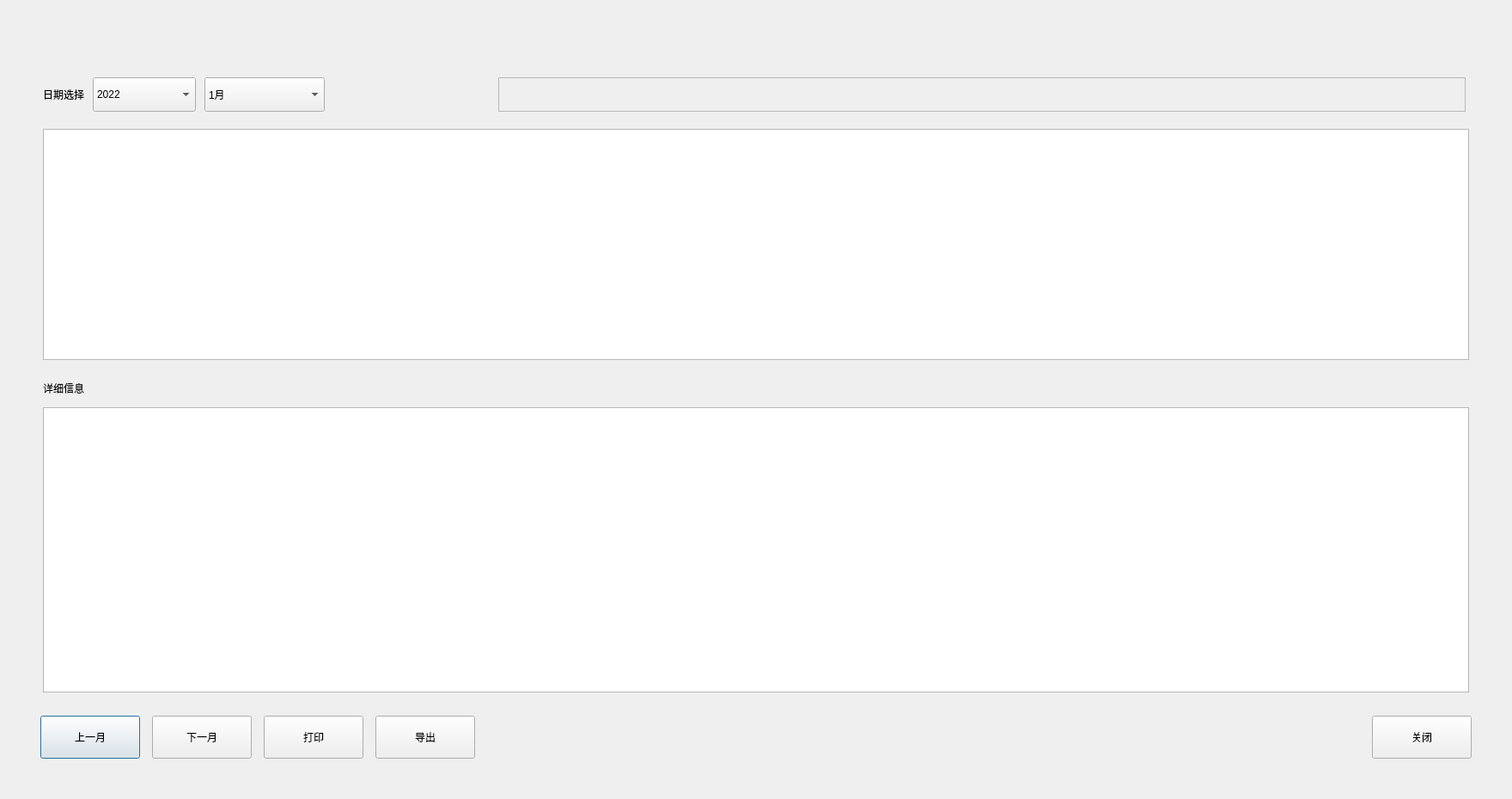
<?xml version="1.0" encoding="UTF-8"?>
<ui version="4.0">
 <class>QMaintainLog</class>
 <widget class="QDialog" name="QMaintainLog">
  <property name="geometry">
   <rect>
    <x>0</x>
    <y>0</y>
    <width>1760</width>
    <height>930</height>
   </rect>
  </property>
  <property name="windowTitle">
   <string>QMaintainLog</string>
  </property>
  <widget class="QTableView" name="tableView_maintain_date">
   <property name="geometry">
    <rect>
     <x>50</x>
     <y>150</y>
     <width>1660</width>
     <height>269</height>
    </rect>
   </property>
   <property name="styleSheet">
    <string notr="true">#tableView_maintain_date QScrollBar::handle:vertical  {
    margin-top: 46px;
}

#tableView_maintain_date QScrollBar::sub-line:vertical  {
    height: 43px; 
}</string>
   </property>
   <property name="verticalScrollBarPolicy">
    <enum>Qt::ScrollBarAsNeeded</enum>
   </property>
   <property name="showGrid">
    <bool>false</bool>
   </property>
   <attribute name="horizontalHeaderDefaultSectionSize">
    <number>0</number>
   </attribute>
   <attribute name="horizontalHeaderHighlightSections">
    <bool>false</bool>
   </attribute>
   <attribute name="horizontalHeaderMinimumSectionSize">
    <number>0</number>
   </attribute>
   <attribute name="verticalHeaderDefaultSectionSize">
    <number>45</number>
   </attribute>
   <attribute name="verticalHeaderHighlightSections">
    <bool>false</bool>
   </attribute>
  </widget>
  <widget class="QLabel" name="label_3">
   <property name="geometry">
    <rect>
     <x>50</x>
     <y>429</y>
     <width>1660</width>
     <height>45</height>
    </rect>
   </property>
   <property name="text">
    <string>详细信息</string>
   </property>
   <property name="bks" stdset="0">
    <string>gray</string>
   </property>
   <property name="bordersL" stdset="0">
    <string>left</string>
   </property>
   <property name="bordersT" stdset="0">
    <string>top</string>
   </property>
   <property name="bordersR" stdset="0">
    <string>right</string>
   </property>
   <property name="paddings_left" stdset="0">
    <string>l_10</string>
   </property>
  </widget>
  <widget class="QTextEdit" name="textEdit_maintain_result">
   <property name="geometry">
    <rect>
     <x>50</x>
     <y>474</y>
     <width>1660</width>
     <height>332</height>
    </rect>
   </property>
   <property name="styleSheet">
    <string notr="true">QScrollBar::handle:vertical  {
    margin: 2px;
}
QScrollBar:vertical  {
    width: 13px;
}
</string>
   </property>
   <property name="readOnly">
    <bool>true</bool>
   </property>
   <property name="html">
    <string notr="true">&lt;!DOCTYPE HTML PUBLIC &quot;-//W3C//DTD HTML 4.0//EN&quot; &quot;http://www.w3.org/TR/REC-html40/strict.dtd&quot;&gt;
&lt;html&gt;&lt;head&gt;&lt;meta name=&quot;qrichtext&quot; content=&quot;1&quot; /&gt;&lt;style type=&quot;text/css&quot;&gt;
p, li { white-space: pre-wrap; }
&lt;/style&gt;&lt;/head&gt;&lt;body style=&quot; font-family:'SimSun'; font-size:9pt; font-weight:400; font-style:normal;&quot;&gt;
&lt;p style=&quot;-qt-paragraph-type:empty; margin-top:0px; margin-bottom:0px; margin-left:0px; margin-right:0px; -qt-block-indent:0; text-indent:0px;&quot;&gt;&lt;br /&gt;&lt;/p&gt;&lt;/body&gt;&lt;/html&gt;</string>
   </property>
   <property name="textInteractionFlags">
    <set>Qt::NoTextInteraction</set>
   </property>
  </widget>
  <widget class="QFrame" name="devListFrame">
   <property name="geometry">
    <rect>
     <x>580</x>
     <y>90</y>
     <width>1126</width>
     <height>40</height>
    </rect>
   </property>
   <property name="minimumSize">
    <size>
     <width>30</width>
     <height>0</height>
    </size>
   </property>
   <property name="frameShape">
    <enum>QFrame::StyledPanel</enum>
   </property>
   <property name="frameShadow">
    <enum>QFrame::Raised</enum>
   </property>
  </widget>
  <widget class="QFrame" name="line_h">
   <property name="geometry">
    <rect>
     <x>50</x>
     <y>150</y>
     <width>1660</width>
     <height>1</height>
    </rect>
   </property>
   <property name="frameShape">
    <enum>QFrame::StyledPanel</enum>
   </property>
   <property name="frameShadow">
    <enum>QFrame::Raised</enum>
   </property>
   <property name="lines" stdset="0">
    <string>solid</string>
   </property>
  </widget>
  <widget class="QFrame" name="line_v">
   <property name="geometry">
    <rect>
     <x>50</x>
     <y>150</y>
     <width>1</width>
     <height>269</height>
    </rect>
   </property>
   <property name="frameShape">
    <enum>QFrame::StyledPanel</enum>
   </property>
   <property name="frameShadow">
    <enum>QFrame::Raised</enum>
   </property>
   <property name="lines" stdset="0">
    <string>solid</string>
   </property>
  </widget>
  <widget class="QFrame" name="line_v_2">
   <property name="geometry">
    <rect>
     <x>1709</x>
     <y>150</y>
     <width>1</width>
     <height>269</height>
    </rect>
   </property>
   <property name="frameShape">
    <enum>QFrame::StyledPanel</enum>
   </property>
   <property name="frameShadow">
    <enum>QFrame::Raised</enum>
   </property>
   <property name="lines" stdset="0">
    <string>solid</string>
   </property>
  </widget>
  <widget class="QFrame" name="line_h_2">
   <property name="geometry">
    <rect>
     <x>50</x>
     <y>418</y>
     <width>1660</width>
     <height>1</height>
    </rect>
   </property>
   <property name="frameShape">
    <enum>QFrame::StyledPanel</enum>
   </property>
   <property name="frameShadow">
    <enum>QFrame::Raised</enum>
   </property>
   <property name="lines" stdset="0">
    <string>solid</string>
   </property>
  </widget>
  <widget class="QWidget" name="widget" native="true">
   <property name="geometry">
    <rect>
     <x>50</x>
     <y>90</y>
     <width>471</width>
     <height>40</height>
    </rect>
   </property>
   <layout class="QHBoxLayout" name="horizontalLayout">
    <property name="spacing">
     <number>10</number>
    </property>
    <property name="leftMargin">
     <number>0</number>
    </property>
    <property name="topMargin">
     <number>0</number>
    </property>
    <property name="rightMargin">
     <number>0</number>
    </property>
    <property name="bottomMargin">
     <number>0</number>
    </property>
    <item>
     <widget class="QLabel" name="label">
      <property name="text">
       <string>日期选择</string>
      </property>
     </widget>
    </item>
    <item>
     <widget class="QComboBox" name="comboBox_year">
      <property name="minimumSize">
       <size>
        <width>120</width>
        <height>40</height>
       </size>
      </property>
      <item>
       <property name="text">
        <string>2022</string>
       </property>
      </item>
     </widget>
    </item>
    <item>
     <widget class="QComboBox" name="comboBox_mon">
      <property name="minimumSize">
       <size>
        <width>140</width>
        <height>40</height>
       </size>
      </property>
      <item>
       <property name="text">
        <string>1月</string>
       </property>
      </item>
      <item>
       <property name="text">
        <string>2月</string>
       </property>
      </item>
      <item>
       <property name="text">
        <string>3月</string>
       </property>
      </item>
      <item>
       <property name="text">
        <string>4月</string>
       </property>
      </item>
      <item>
       <property name="text">
        <string>5月</string>
       </property>
      </item>
      <item>
       <property name="text">
        <string>6月</string>
       </property>
      </item>
      <item>
       <property name="text">
        <string>7月</string>
       </property>
      </item>
      <item>
       <property name="text">
        <string>8月</string>
       </property>
      </item>
      <item>
       <property name="text">
        <string>9月</string>
       </property>
      </item>
      <item>
       <property name="text">
        <string>10月</string>
       </property>
      </item>
      <item>
       <property name="text">
        <string>11月</string>
       </property>
      </item>
      <item>
       <property name="text">
        <string>12月</string>
       </property>
      </item>
     </widget>
    </item>
    <item>
     <spacer name="horizontalSpacer">
      <property name="orientation">
       <enum>Qt::Horizontal</enum>
      </property>
      <property name="sizeHint" stdset="0">
       <size>
        <width>40</width>
        <height>20</height>
       </size>
      </property>
     </spacer>
    </item>
   </layout>
  </widget>
  <widget class="QWidget" name="widget_2" native="true">
   <property name="geometry">
    <rect>
     <x>47</x>
     <y>833</y>
     <width>1666</width>
     <height>50</height>
    </rect>
   </property>
   <layout class="QHBoxLayout" name="horizontalLayout_2">
    <property name="spacing">
     <number>14</number>
    </property>
    <property name="leftMargin">
     <number>0</number>
    </property>
    <property name="topMargin">
     <number>0</number>
    </property>
    <property name="rightMargin">
     <number>0</number>
    </property>
    <property name="bottomMargin">
     <number>0</number>
    </property>
    <item>
     <widget class="QPushButton" name="last_mon_btn">
      <property name="minimumSize">
       <size>
        <width>116</width>
        <height>50</height>
       </size>
      </property>
      <property name="text">
       <string>上一月</string>
      </property>
      <property name="buttons" stdset="0">
       <string>btn_dlg</string>
      </property>
     </widget>
    </item>
    <item>
     <widget class="QPushButton" name="next_mon_btn">
      <property name="minimumSize">
       <size>
        <width>116</width>
        <height>50</height>
       </size>
      </property>
      <property name="text">
       <string>下一月</string>
      </property>
      <property name="buttons" stdset="0">
       <string>btn_dlg</string>
      </property>
     </widget>
    </item>
    <item>
     <widget class="QPushButton" name="print_maintain_btn">
      <property name="minimumSize">
       <size>
        <width>116</width>
        <height>50</height>
       </size>
      </property>
      <property name="text">
       <string>打印</string>
      </property>
      <property name="buttons" stdset="0">
       <string>btn_dlg</string>
      </property>
     </widget>
    </item>
    <item>
     <widget class="QPushButton" name="output_btn">
      <property name="minimumSize">
       <size>
        <width>116</width>
        <height>50</height>
       </size>
      </property>
      <property name="text">
       <string>导出</string>
      </property>
      <property name="buttons" stdset="0">
       <string>btn_dlg</string>
      </property>
     </widget>
    </item>
    <item>
     <spacer name="horizontalSpacer_2">
      <property name="orientation">
       <enum>Qt::Horizontal</enum>
      </property>
      <property name="sizeHint" stdset="0">
       <size>
        <width>40</width>
        <height>20</height>
       </size>
      </property>
     </spacer>
    </item>
    <item>
     <widget class="QPushButton" name="close_btn">
      <property name="minimumSize">
       <size>
        <width>116</width>
        <height>50</height>
       </size>
      </property>
      <property name="text">
       <string>关闭</string>
      </property>
      <property name="buttons" stdset="0">
       <string>btn_dlg</string>
      </property>
     </widget>
    </item>
   </layout>
  </widget>
  <zorder>tableView_maintain_date</zorder>
  <zorder>label_3</zorder>
  <zorder>textEdit_maintain_result</zorder>
  <zorder>devListFrame</zorder>
  <zorder>line_h</zorder>
  <zorder>line_v</zorder>
  <zorder>line_v_2</zorder>
  <zorder>widget</zorder>
  <zorder>widget_2</zorder>
  <zorder>line_h_2</zorder>
 </widget>
 <layoutdefault spacing="6" margin="11"/>
 <resources/>
 <connections/>
</ui>
